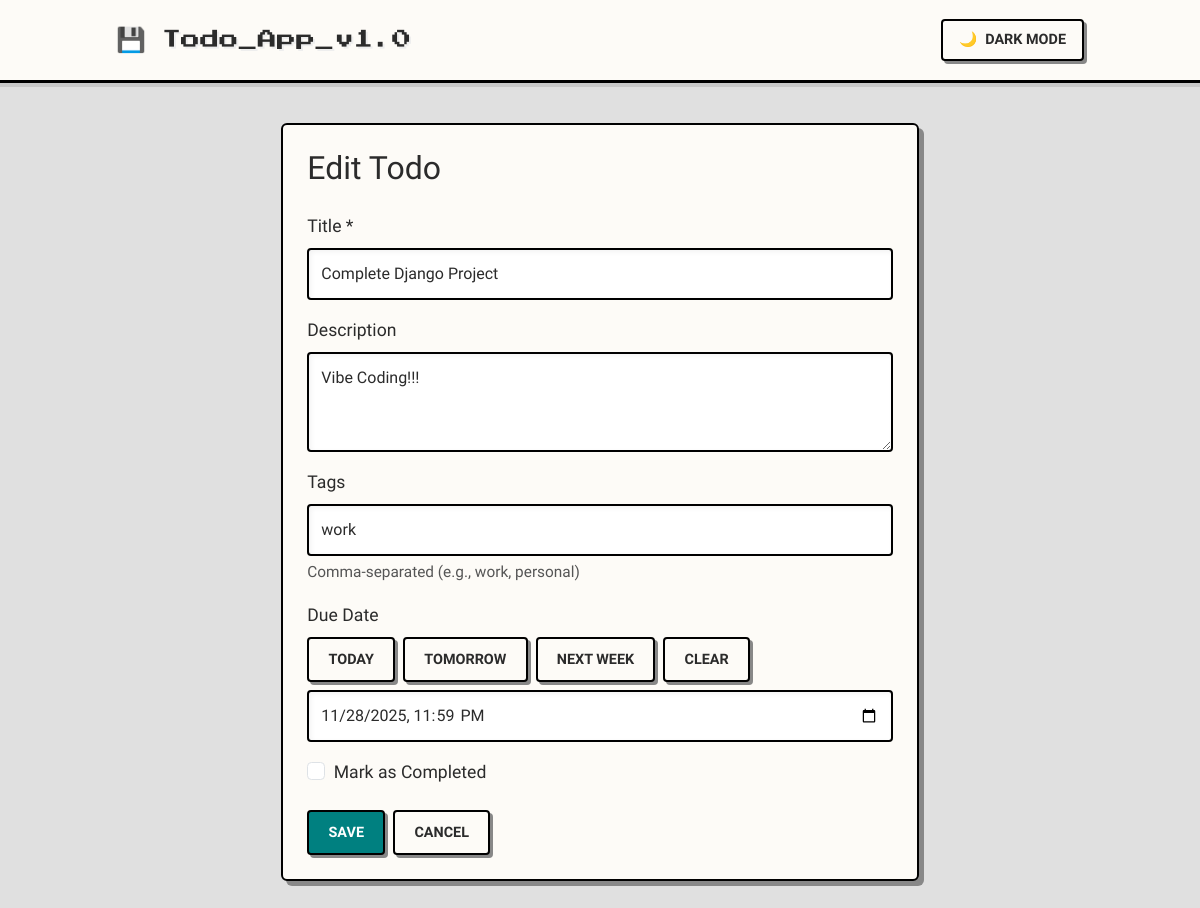
The app's page /7/update/ with its own data.
### todo/models.py (models this page shows, shortened)
class Todo(models.Model):
    PRIORITY_CHOICES = [
        ('low', 'Low'),
        ('medium', 'Medium'),
        ('high', 'High'),
        ('critical', 'Critical'),
    ]
    title = models.CharField(max_length=200)
    description = models.TextField(blank=True)
    due_date = models.DateTimeField(null=True, blank=True)
    is_resolved = models.BooleanField(default=False)
    created_at = models.DateTimeField(auto_now_add=True)
    priority = models.CharField(max_length=10, choices=PRIORITY_CHOICES, default='medium')
    tags = models.CharField(max_length=200, blank=True, help_text="Comma-separated tags (e.g., work, personal, urgent)")

### todo/views.py (the view, shortened to what this page needs)
# urls.py: path('<int:pk>/update/', TodoUpdateView.as_view(), name='todo-update'),
class TodoUpdateView(UpdateView):
    model = Todo
    form_class = TodoForm
    template_name = 'todo/todo_form.html'
    success_url = reverse_lazy('todo-list')
    def get_template_names(self):
        if self.request.headers.get('x-requested-with') == 'XMLHttpRequest':
            return ['todo/todo_form_partial.html']
        return [self.template_name]

### todo/forms.py
class TodoForm(forms.ModelForm):
    class Meta:
        model = Todo
        fields = ['title', 'description', 'due_date', 'tags', 'is_resolved']
        widgets = {
            'title': forms.TextInput(attrs={'class': 'form-control', 'placeholder': 'Enter todo title'}),
            'description': forms.Textarea(attrs={'class': 'form-control', 'rows': 3, 'placeholder': 'Enter description'}),
            'due_date': forms.DateTimeInput(attrs={'class': 'form-control', 'type': 'datetime-local'}),
            'tags': forms.TextInput(attrs={'class': 'form-control', 'placeholder': 'e.g., work, personal, urgent'}),
            'is_resolved': forms.CheckboxInput(attrs={'class': 'form-check-input'}),
        }

### todo/templates/todo/todo_form.html (shortened to what this page needs)
{% extends 'todo/base.html' %}
{% block content %}
<div class="row justify-content-center">
    <div class="col-lg-8">
        <div class="card">
            <div class="card-body p-4">
                <h2 class="mb-4">{% if form.instance.pk %}Edit{% else %}Create{% endif %} Todo</h2>
                <form method="post">
                    <div class="mb-3">
                        <label for="{{ form.title.id_for_label }}" class="form-label">Title *</label>
                        {{ form.title }}
                    </div>
                    <div class="mb-3">
                        <label for="{{ form.description.id_for_label }}" class="form-label">Description</label>
                        {{ form.description }}
                    </div>
                    <div class="mb-3">
                        <label for="{{ form.tags.id_for_label }}" class="form-label">Tags</label>
                        {{ form.tags }}
                        <small class="text-muted d-block mt-1">Comma-separated (e.g., work, personal)</small>
                    </div>
                    <div class="mb-3">
                        <label for="{{ form.due_date.id_for_label }}" class="form-label">Due Date</label>
                        <div class="d-flex gap-2 mb-2 flex-wrap">
                            <button type="button" class="btn btn-sm btn-outline-primary"
                                onclick="setQuickDate('today')">Today</button>
                            <button type="button" class="btn btn-sm btn-outline-primary"
                                onclick="setQuickDate('tomorrow')">Tomorrow</button>
                            <button type="button" class="btn btn-sm btn-outline-primary"
                                onclick="setQuickDate('nextWeek')">Next Week</button>
                            <button type="button" class="btn btn-sm btn-outline-secondary"
                                onclick="clearDate()">Clear</button>
                        </div>
                        {{ form.due_date }}
                    </div>
                    <div class="mb-4">
                        <div class="form-check">
                            {{ form.is_resolved }}
                            <label class="form-check-label" for="{{ form.is_resolved.id_for_label }}">
                                Mark as Completed
                            </label>
                        </div>
                    </div>
                    <div class="d-flex gap-2">
                        <button type="submit" class="btn btn-primary">Save</button>
                        <a href="{% url 'todo-list' %}" class="btn btn-outline-secondary">Cancel</a>
                    </div>
                </form>
            </div>
        </div>
    </div>
</div>
{% endblock %}

### todo/templates/todo/base.html (style rules this page uses)
:root[data-theme="light"] { --bg-body: #e0e0e0; --bg-primary: #fdfbf7; --bg-secondary: #ffffff; --bg-tertiary: #eeeeee; --text-primary: #2b2b2b; --text-secondary: #555555; --border-light: #ffffff; --border-dark: #888888; --border-black: #000000; --accent-primary: #008080; --accent-hover: #006666; --priority-critical: #d32f2f; --priority-high: #f57c00; --priority-medium: #fbc02d; --priority-low: #388e3c; }
* { box-sizing: border-box; }
body { font-family: 'Courier Prime', 'Courier New', monospace; font-size: 1.1rem; line-height: 1.6; background-color: var(--bg-body); color: var(--text-primary); min-height: 100vh; padding-bottom: 2rem; transition: background-color 0.3s ease; }
.btn { border-radius: 4px; border: 2px solid var(--border-black); background: var(--bg-primary); color: var(--text-primary); font-family: 'Courier Prime', monospace; font-weight: 700; font-size: 0.9rem; padding: 0.6rem 1.2rem; text-transform: uppercase; box-shadow: 3px 3px 0 var(--border-dark); transition: all 0.1s ease; position: relative; top: 0; left: 0; }
.btn-primary { background: var(--accent-primary); color: #ffffff; border-color: var(--border-black); }
.card, .content-card, .calendar-container, .modal-content { background: var(--bg-primary); border: 2px solid var(--border-black); border-radius: 6px; box-shadow: 5px 5px 0 var(--border-dark); color: var(--text-primary); margin-bottom: 1.5rem; }
.form-control, .form-select { border: 2px solid var(--border-black); border-radius: 4px; background: var(--bg-secondary); color: var(--text-primary); font-family: 'Courier Prime', monospace; padding: 0.75rem; box-shadow: inset 2px 2px 5px rgba(0,0,0,0.05); }
.form-control::placeholder { color: var(--text-secondary); opacity: 0.8; }
a { text-decoration: none; color: inherit; }
.text-muted { color: var(--text-secondary) !important; }

### records on screen
Todo: title "Complete Django Project", description "Vibe Coding!!!", tags "work", due_date "11/28/2025 23:59"
